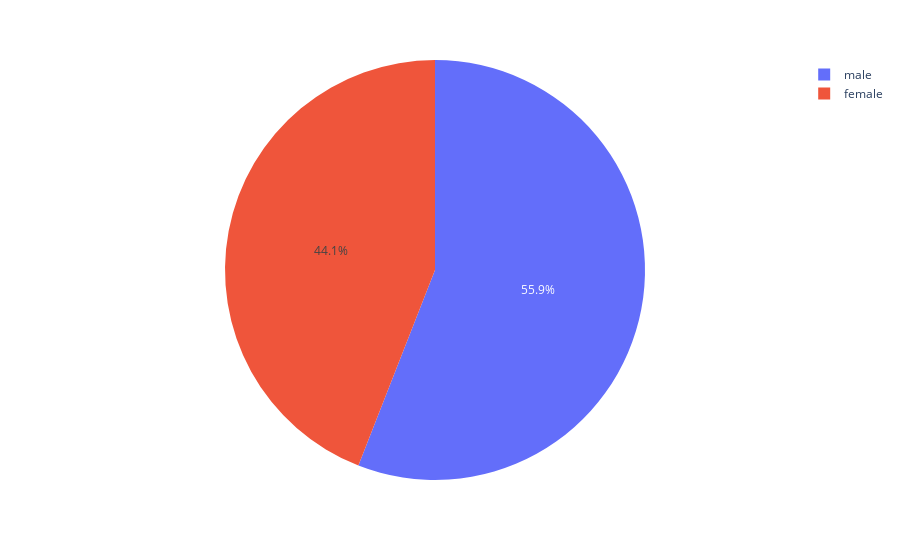

Notebook code for this chart:
### Code cell
px.pie(g , values="max",names=g.index)

### Figure 1 — Plotly figure (JSON) as saved in the notebook; plotly's stock layout.template omitted (floating-point values rounded to 4 significant figures)
{"data": [{"domain": {"x": [0, 1], "y": [0, 1]}, "hovertemplate": "Sex=%{label}<br>max=%{value}<extra></extra>", "labels": ["female", "male"], "legendgroup": "", "name": "", "showlegend": true, "type": "pie", "values": [63, 80]}], "layout": {"autosize": true, "legend": {"tracegroupgap": 0}, "margin": {"t": 60}}}
